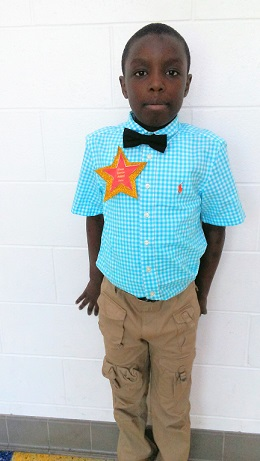
#> input picture image3.jpg, 260 x 461 px
$ python face_detection.py
#> lines starting #> are read from the running program, lines starting #| are printed output that depends on the picture; after the words box and inside, x2 and y2 are one past the last pixel; in counts of white or black regions, pixels touching at a corner belong together
import cv2

face_cascade=cv2.CascadeClassifier('haarcascade_frontalface_default.xml')
# Read the input image
img=cv2.imread('image3.jpg')
#> img is the input picture: shape (461, 260, 3); mean B, G, R 194.6, 193.8, 181.7
gray=cv2.cvtColor(img,cv2.COLOR_BGR2BGRA)
faces = face_cascade.detectMultiScale(gray, 1.1, 4)
#> faces = [[121, 45, 70, 70]]

for (x, y, w, h) in faces:
    cv2.rectangle(img, (x,y), (x+w, y+h), (255,0,0), 2)
#> this loop made 1 pass
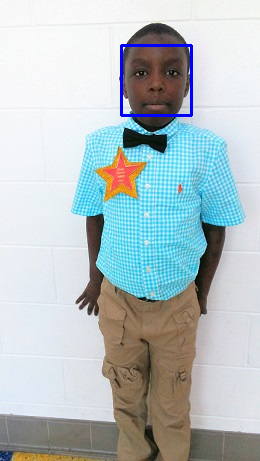
#> img: shape (461, 260, 3); 0.7% of pixels changed, all inside (x1, y1, x2, y2) = (120, 44, 193, 117)

#Display the output
cv2.imshow('img', img)
cv2.waitKey()

$ run again, with image2.JPG copied over image3.jpg
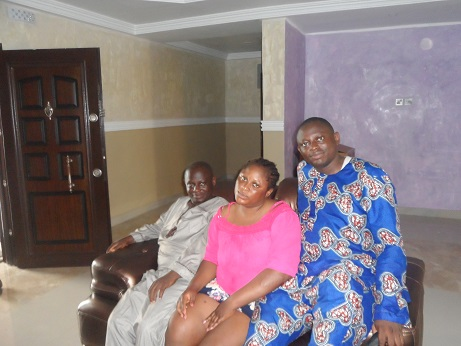
#> input picture image2.JPG, 461 x 346 px
#> img is the input picture: shape (346, 461, 3); mean B, G, R 127.9, 123.5, 137.6
#> faces = [[153, 209, 67, 67]]
#> the loop `for (x, y, w, h) in faces:` made 1 pass
#> after the loop `for (x, y, w, h) in faces:`:
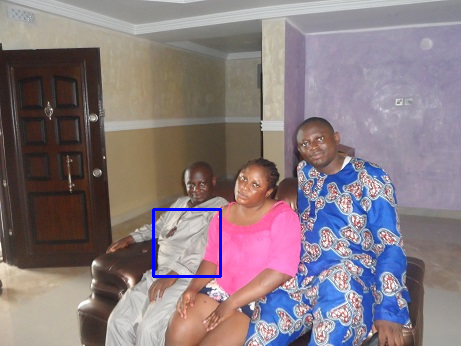
#> img: shape (346, 461, 3); 0.5% of pixels changed, all inside (x1, y1, x2, y2) = (152, 208, 222, 278)
